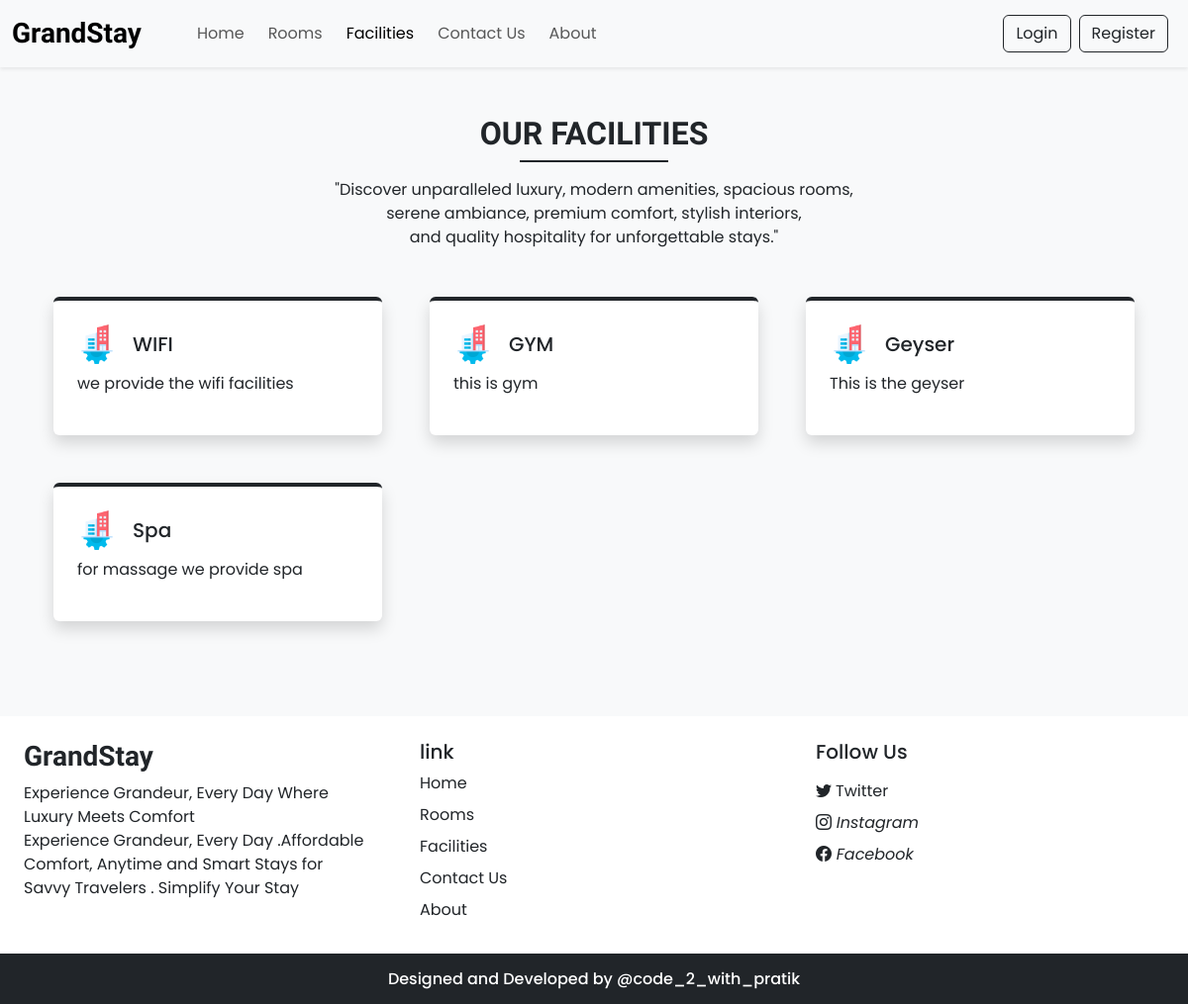
Screenshot of /facilities.php with the database file from the repository.
### tables this page shows
CREATE TABLE `facilities` (
  `id` int(11) NOT NULL,
  `name` varchar(50) NOT NULL,
  `description` varchar(250) NOT NULL
);

### admin/inc/db_config.php (called while the page is built, shortened)
<?php
function selectAll($table) {
    $con = $GLOBALS['con'];
    $res = mysqli_query($con, "SELECT * FROM `$table`");
    return $res;
}
function select($sql, $values, $datatypes) {
    $con = $GLOBALS['con'];
    if ($stmt = mysqli_prepare($con, $sql)) {
        mysqli_stmt_bind_param($stmt, $datatypes, ...$values);
        if (mysqli_stmt_execute($stmt)) {
            $res = mysqli_stmt_get_result($stmt);
            return $res;
        } else {
            mysqli_stmt_close($stmt);
            die("Query cannot be executed - Select: " . mysqli_error($con));
        }
    } else {
        die("Query cannot be prepared - Select: " . mysqli_error($con));
    }
}
?>

### facilities.php (the view, shortened to what this page needs)
<!DOCTYPE html>
<html lang="en">
  <head>
    <?php require('inc/links.php'); ?>
  </head>
  <body class="bg-light">
  <?php require('inc/header.php'); ?>
<div class="my-5 px-4">
  <h2 class="fw-bold h-font text-center">OUR FACILITIES</h2>
  <div class="h-line bg-dark "></div>
  <p class="text-center mt-3">
  "Discover unparalleled luxury, modern amenities, spacious rooms,
  <br> serene
  ambiance, premium comfort, stylish interiors,
  <br>
  and quality hospitality for unforgettable stays."
  </p>
</div>
<div class="container">
  <div class="row">
      <?php
        $res = selectAll('facilities');
        while($row = mysqli_fetch_assoc($res)){
          echo<<<data
              <div class="col-lg-4 col-md-6 mb-5 px-4">
                <div class="bg-white rounded shadow p-4 border-top border-4 border-dark pop">
                  <div class="d-flex align-items-center mb-2">
                  <img src="images/features/facility.png" width="40px">
                  <h5 class="m-0 ms-3">$row[name]</h5>
                  </div>
                  <p>$row[description]</p>
                </div>
              </div>
          data;
        }
      ?>
  </div>
</div>
 <?php require('inc/footer.php');?>
  </body>
</html>

### inc/links.php (shortened to what this page needs)
<link href="https://cdn.jsdelivr.net/npm/bootstrap@5.3.3/dist/css/bootstrap.min.css" rel="stylesheet"/>
<link rel="stylesheet" href="https://cdn.jsdelivr.net/npm/bootstrap-icons@1.11.3/font/bootstrap-icons.min.css">
<link rel="stylesheet" href="css/common.css">

### inc/header.php (shortened to what this page needs)
<?php
  require('admin/inc/db_config.php');
  $contact_q = "SELECT * FROM `contact_details` WHERE `sr_no`=?";
  $values = [1];
  $contact_r = mysqli_fetch_assoc(select($contact_q, $values, 'i'));
?>
<nav id="nav-bar" class="navbar navbar-expand-lg bg-body-tertiary bg-white pg-lg-3 py-lg-2 shadow-sm sticky-top">
  <div class="container-fluid">
    <a class="navbar-brand me-5 fw-bold fs-3 h-font" href="index.php">GrandStay</a>
    <div class="collapse navbar-collapse" id="navbarSupportedContent">
      <ul class="navbar-nav me-auto mb-2 mb-lg-0">
        <li class="nav-item"><a class="nav-link me-2" href="index.php">Home</a></li>
        <li class="nav-item"><a class="nav-link me-2" href="rooms.php">Rooms</a></li>
        <li class="nav-item"><a class="nav-link me-2" href="facilities.php">Facilities</a></li>
        <li class="nav-item"><a class="nav-link me-2" href="contact.php">Contact Us</a></li>
        <li class="nav-item"><a class="nav-link" href="about.php">About</a></li>
      </ul>
      <div class="d-flex" role="search">
        <?php if(isset($_SESSION['login']) && $_SESSION['login'] === true): ?>
          <span class="btn bg-warning shadow-none me-2">Hello  <i class="bi bi-person-circle"></i> <?php echo $_SESSION['u_name']; ?></span>
          <a href="logout.php" class="btn btn-outline-dark shadow-none">LOGOUT <i class="bi bi-box-arrow-right"></i></a>
        <?php else: ?>
          <button type="button" class="btn btn-outline-dark shadow-none me-lg-2 me-3" data-bs-toggle="modal" data-bs-target="#loginModal">Login</button>
          <button type="button" class="btn btn-outline-dark shadow-none me-lg-2" data-bs-toggle="modal" data-bs-target="#registerModal">Register</button>
        <?php endif; ?>
      </div>
    </div>
  </div>
</nav>

### inc/footer.php (shortened to what this page needs)
<div class="container-fluid bg-white mt-5">
   <div class="row">
    <div class="col-lg-4 p-4">
        <h3 class="h-font fw-bold fs-3 mb-2">GrandStay</h3>
        <p>Experience Grandeur, Every Day Where Luxury Meets Comfort</br>
        Experience Grandeur, Every Day .Affordable Comfort, Anytime and Smart Stays for Savvy Travelers
       . Simplify Your Stay </p>
    </div>
    <div class="col-lg-4 p-4">
          <h5 mb-3>link</h5>
          <a class="d-inline-block mb-2 text-dark text-decoration-none" href="index.php">Home</a><br>
          <a class="d-inline-block mb-2 text-dark text-decoration-none" href="rooms.php">Rooms</a><br>
          <a class="d-inline-block mb-2 text-dark text-decoration-none" href="facilities.php">Facilities</a><br>
          <a class="d-inline-block mb-2 text-dark text-decoration-none" href="contact.php">Contact Us</a><br>
          <a class="d-inline-block mb-2 text-dark text-decoration-none" href="about.php">About</a>
    </div>
    <div class="col-lg-4 p-4">
        <h5 class="mb-3">Follow Us</h5>
        <?php
          if($contact_r['tw']!=''){
            echo<<<data
              <a href="$contact_r[tw]" class="d-inline-block text-dark text-decoration-none mb-2">
                <i class="bi bi-twitter me-1"></i>Twitter
              </a><br>
            data;
          }
        ?>
        <a href="<?php echo $contact_r['insta'] ?>" class="d-inline-block text-dark text-decoration-none mb-2">
          <i class="bi bi-instagram me-1"> Instagram</i>
        </a><br>
        <a href="<?php echo $contact_r['fb']?>" class="d-inline-block text-dark text-decoration-none">
          <i class="bi bi-facebook me-1"> Facebook</i>
        </a><br>
      </div>
   </div>
</div>
   <h6 class="text-center bg-dark text-white p-3 m-0">Designed and Developed by @code_2_with_pratik</h6>

### css/common.css (style rules this page uses)
:root { --teal: #2ec1ac; --teal_hover: #279e8c; }
* { font-family: "Poppins", sans-serif; }
.h-font { font-family: "Merienda", cursive; }
.h-line { width: 150px; margin: 0 auto; height: 1.7px; }

### rows the page displays
facilities: name "WIFI", description "we provide the wifi facilities"
facilities: name "GYM", description "this is gym"
facilities: name "Geyser", description "This is the geyser"
facilities: name "Spa", description "for massage we provide spa"
